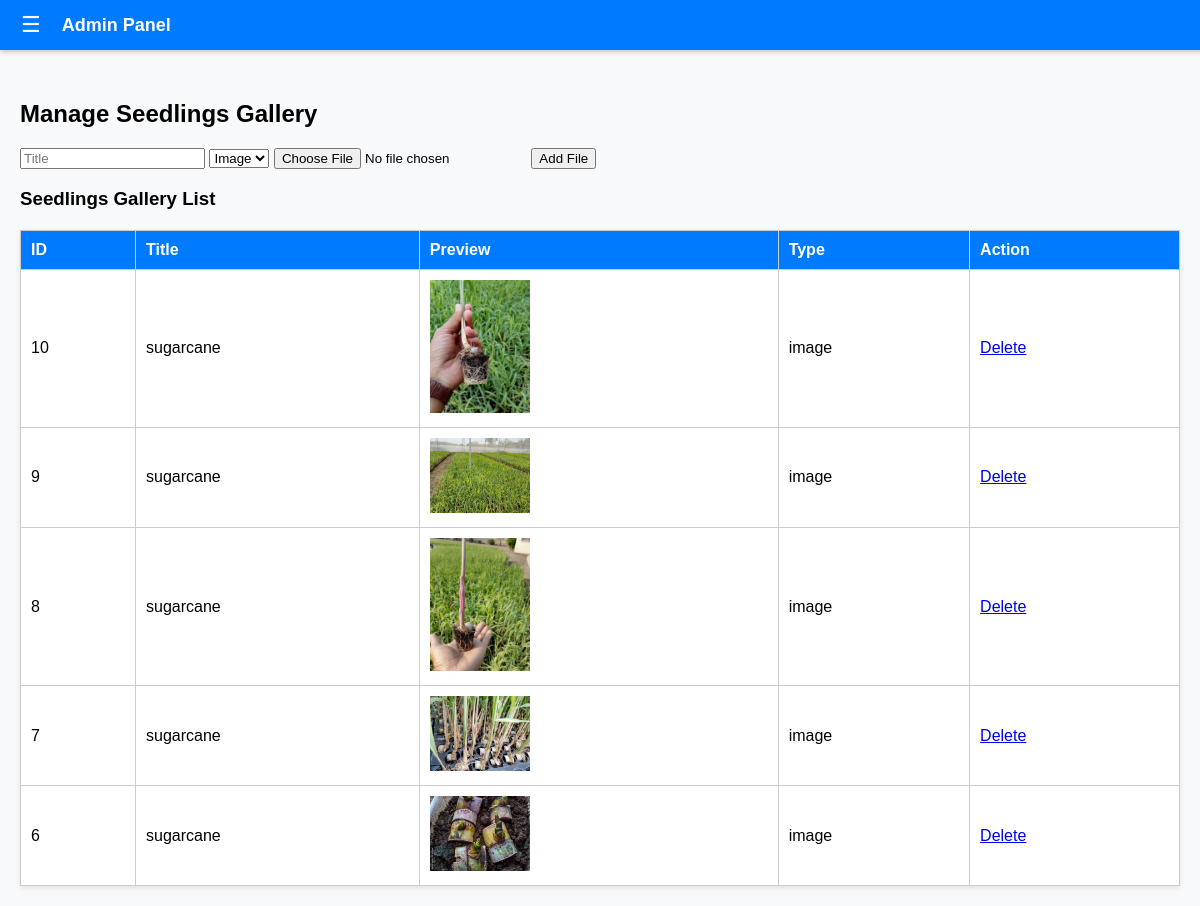
Page /admin/manage_seedlings_gallery.php on the committed database.
### tables this page shows
CREATE TABLE `seedlings_gallery` (
  `id` int(11) NOT NULL,
  `title` varchar(255) NOT NULL,
  `file_path` varchar(255) NOT NULL,
  `type` enum('image','video') DEFAULT 'image',
  `created_at` timestamp NOT NULL DEFAULT current_timestamp()
);

### admin/manage_seedlings_gallery.php (the view, shortened to what this page needs)
<?php
include('db.php');
$gallery = $conn->query("SELECT * FROM seedlings_gallery ORDER BY id DESC");
?>
<!DOCTYPE html>
<html>
<head>
    <link rel="stylesheet" href="style.css">
</head>
<body>
<?php include('sidebar.php'); ?>
<div class="content" id="content">
    <h2>Manage Seedlings Gallery</h2>
    <div class="form-section">
        <form method="post" enctype="multipart/form-data">
            <input type="text" name="title" placeholder="Title" required>
            <select name="type" required>
                <option value="image">Image</option>
            </select>
            <input type="file" name="file" required>
            <button type="submit" name="add_gallery">Add File</button>
        </form>
    </div>
    <div class="table-section">
        <h3>Seedlings Gallery List</h3>
        <table>
            <thead>
                <tr>
                    <th>ID</th><th>Title</th><th>Preview</th><th>Type</th><th>Action</th>
                </tr>
            </thead>
            <tbody>
                <?php while($row = $gallery->fetch_assoc()): ?>
                <tr>
                    <td><?php echo $row['id']; ?></td>
                    <td><?php echo $row['title']; ?></td>
                    <td>
                        <?php if($row['type'] == 'image'): ?>
                            <img src="../uploads/seedlings/<?php echo $row['file_path']; ?>" width="100">
                        <?php else: ?>
                            <video width="150" controls>
                                <source src="../uploads/seedlings/<?php echo $row['file_path']; ?>" type="video/mp4">
                            </video>
                        <?php endif; ?>
                    </td>
                    <td><?php echo $row['type']; ?></td>
                    <td>
                        <a href="manage_seedlings_gallery.php?delete=<?php echo $row['id']; ?>" onclick="return confirm('Delete item?')">Delete</a>
                    </td>
                </tr>
                <?php endwhile; ?>
            </tbody>
        </table>
    </div>
</div>
</body>
</html>

### admin/sidebar.php (shortened to what this page needs)
<div class="navbar">
  <button class="menu-btn" onclick="toggleSidebar()">☰</button>
  <h1>Admin Panel</h1>
</div>

### admin/style.css (style rules this page uses)
body, html { margin: 0; padding: 0; font-family: Arial, sans-serif; background: #f8f9fa; }
.navbar { position: fixed; top: 0; left: 0; width: 100%; height: 50px; background: #007bff; color: #fff; display: flex; align-items: center; padding: 0 15px; box-shadow: 0 2px 5px rgba(0,0,0,0.2); z-index: 1000; }
.navbar h1 { margin: 0; font-size: 18px; }
.menu-btn { font-size: 22px; cursor: pointer; background: none; border: none; color: #fff; margin-right: 15px; }
.content { margin-top: 60px; padding: 20px; transition: margin-left 0.3s; }
table { width: 100%; border-collapse: collapse; margin-top: 20px; background: #fff; box-shadow: 0 2px 5px rgba(0,0,0,0.1); }
th, td { padding: 10px; border: 1px solid #ccc; text-align: left; }
th { background: #007bff; color: #fff; }

### rows in the picture
seedlings_gallery: id "10", title "sugarcane", file_path (picture), type "image"
seedlings_gallery: id "9", title "sugarcane", file_path (picture), type "image"
seedlings_gallery: id "8", title "sugarcane", file_path (picture), type "image"
seedlings_gallery: id "7", title "sugarcane", file_path (picture), type "image"
seedlings_gallery: id "6", title "sugarcane", file_path (picture), type "image"
